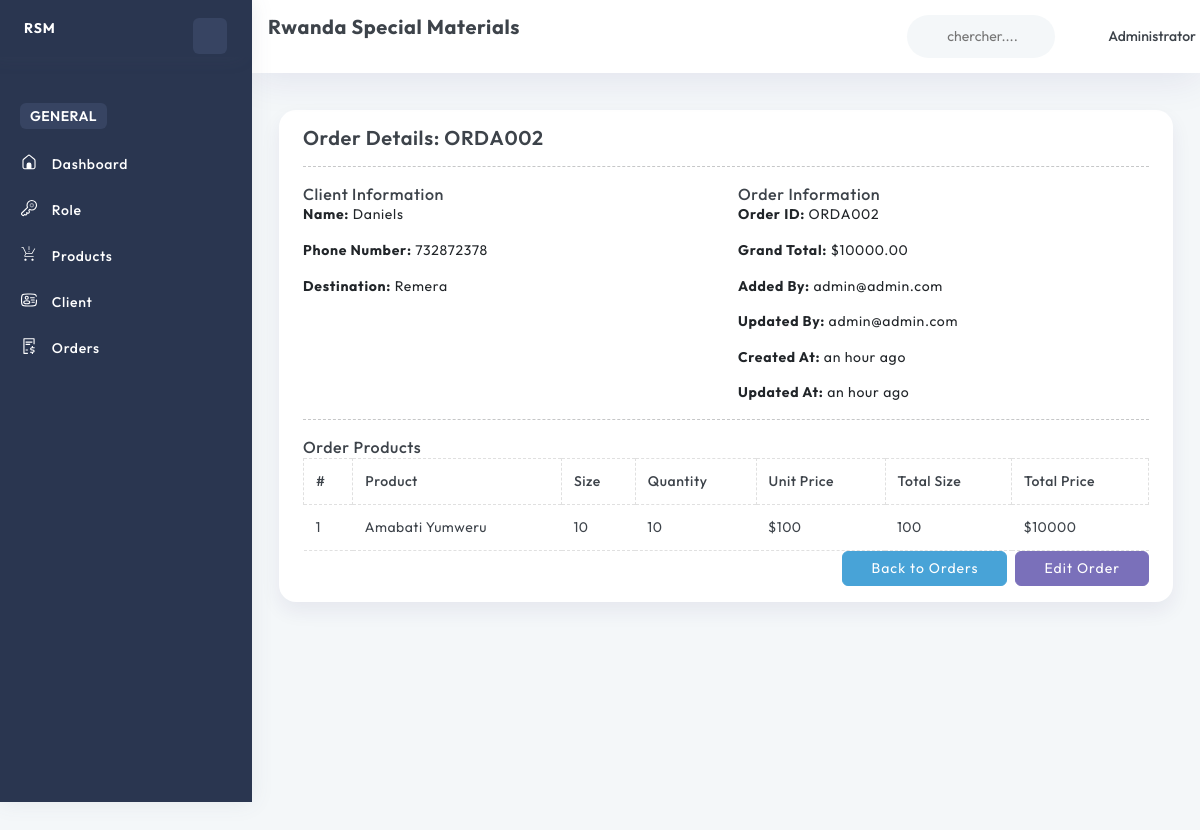
The app's page /order/ORDA002/ (signed in) with its own data.
### account/models.py (models this page shows, shortened)
class User(AbstractBaseUser, PermissionsMixin):
    email = models.EmailField(unique=True)
    name = models.CharField(max_length=255)
    phone_number = models.CharField(max_length=15, unique=True)
    image = ProcessedImageField(
        upload_to=user_image_path,
        processors=[ResizeToFill(720, 720)],
        format='JPEG',
        options={'quality': 90},
        null=True,
        blank=True,
    )
    role = models.ForeignKey(Role, on_delete=models.SET_NULL, null=True, blank=True)
    slug = models.SlugField(unique=True, max_length=255, null=True, blank=True)
    added_by = models.ForeignKey('self', on_delete=models.CASCADE, null=True, blank=True, related_name='added_users')
    is_active = models.BooleanField(default=True)
    is_staff = models.BooleanField(default=False)
    created_at = models.DateTimeField(default=timezone.now)
    updated_at = models.DateTimeField(auto_now=True)
    objects = CustomUserManager()
    USERNAME_FIELD = 'email'
    REQUIRED_FIELDS = ['name', 'phone_number']
    def __str__(self):
        return self.email

### base/models.py (models this page shows, shortened)
class Order(models.Model):
    client = models.ForeignKey(Client, on_delete=models.SET_NULL, null=True, blank=True, related_name='orders')
    orderId = models.CharField(max_length=10, unique=True, editable=False)
    destination = models.CharField(max_length=255, null=True, blank=True)
    addedBy = models.ForeignKey(User, on_delete=models.SET_NULL, null=True, blank=True, related_name='orders_added')
    updatedBy = models.ForeignKey(User, on_delete=models.SET_NULL, null=True, blank=True, related_name='orders_updated')
    created_at = models.DateTimeField(default=timezone.now, editable=False)
    updated_at = models.DateTimeField(auto_now=True)
    grand_total = models.DecimalField(max_digits=10, decimal_places=2, default=0.00)

class Client(models.Model):
    name = models.CharField(max_length=255)
    phone_number = models.CharField(max_length=15, unique=True)
    destination = models.CharField(max_length=255)
    created_at = models.DateTimeField(default=timezone.now, editable=False)
    updated_at = models.DateTimeField(auto_now=True)

class OrderProduct(models.Model):
    order = models.ForeignKey(Order, on_delete=models.CASCADE, related_name='order_products')
    product = models.ForeignKey(Product, on_delete=models.CASCADE)
    size = models.PositiveIntegerField()
    quantity = models.PositiveIntegerField()
    total_size = models.PositiveIntegerField(editable=False)
    unit_price = models.PositiveIntegerField()
    total_price = models.PositiveIntegerField(editable=False)

class Product(models.Model):
    name = models.CharField(max_length=255, unique=True)
    slug = models.SlugField(max_length=255, unique=True, blank=True)
    created_at = models.DateTimeField(default=timezone.now, editable=False)
    updated_at = models.DateTimeField(auto_now=True)

### base/views.py (the view)
# urls.py: path('order/<str:orderId>/', showOrder, name="showOrder"),
@login_required
@permission_required('base.view_order', raise_exception=True)
def showOrder(request, orderId):
    order = get_object_or_404(Order, orderId=orderId)
    order_products = order.order_products.all()
    context = {
        'order': order,
        'order_products': order_products,
    }
    return render(request, 'pages/orders/show.html', context)

### templates/pages/orders/show.html
{% extends 'layouts/app.html' %}
{% load static %}
{% load humanize %}
{% block content %}
<div class="container-fluid">
    <div class="row">
        <div class="col-12">
            <div class="card">
                <div class="card-body">
                    <h4>Order Details: {{ order.orderId }}</h4>
                    <hr>
                    <div class="row">
                        <div class="col-md-6">
                            <h5>Client Information</h5>
                            <p><strong>Name:</strong> {{ order.client.name }}</p>
                            <p><strong>Phone Number:</strong> {{ order.client.phone_number }}</p>
                            <p><strong>Destination:</strong> {{ order.destination }}</p>
                        </div>
                        <div class="col-md-6">
                            <h5>Order Information</h5>
                            <p><strong>Order ID:</strong> {{ order.orderId }}</p>
                            <p><strong>Grand Total:</strong> ${{ order.grand_total }}</p>
                            <p><strong>Added By:</strong> {{ order.addedBy }}</p>
                            <p><strong>Updated By:</strong> {{ order.updatedBy }}</p>
                            <p><strong>Created At:</strong> {{ order.created_at|naturaltime }}</p>
                            <p><strong>Updated At:</strong> {{ order.updated_at|naturaltime }}</p>
                        </div>
                    </div>
                    <hr>
                    <h5>Order Products</h5>
                    <table class="table table-bordered" id="order-products-table">
                        <thead>
                            <tr>
                                <th>#</th>
                                <th>Product</th>
                                <th>Size</th>
                                <th>Quantity</th>
                                <th>Unit Price</th>
                                <th>Total Size</th>
                                <th>Total Price</th>
                            </tr>
                        </thead>
                        <tbody>
                            {% for op in order_products %}
                            <tr>
                                <td>{{ forloop.counter }}</td>
                                <td>{{ op.product.name }}</td>
                                <td>{{ op.size }}</td>
                                <td>{{ op.quantity }}</td>
                                <td>${{ op.unit_price }}</td>
                                <td>{{ op.total_size }}</td>
                                <td>${{ op.total_price }}</td>
                            </tr>
                            {% endfor %}
                        </tbody>
                    </table>
                    <div class="d-flex justify-content-end">
                        <a href="{% url 'base:getOrders' %}" class="btn btn-secondary">Back to Orders</a>
                        <a href="{% url 'base:editOrder' order.orderId %}" class="btn btn-primary ms-2">Edit Order</a>
                    </div>
                </div>
            </div>
        </div>
    </div>
</div>
{% endblock %}

### templates/inc/header.html (shortened to what this page needs)
{% load static %}
<div class="page-header row">
    <div class="col-4 col-xl-4 page-title">
        <h4 class="f-w-700">Rwanda Special Materials</h4>
    </div>
    <div class="header-wrapper col m-0">
        <div class="row">
            <div class="nav-right col-xxl-8 col-xl-6 col-md-7 col-8 pull-right right-header p-0 ms-auto">
                <ul class="nav-menus">
                    <li>
                        <div class="form-group w-100">
                            <div class="Typeahead Typeahead--twitterUsers">
                                <div class="u-posRelative d-flex align-items-center">
                                    <svg class="search-bg svg-color">
                                        <use href="{% static 'svg/icon-sprite.svg#search' %}"></use>
                                    </svg>
                                    <input class="demo-input py-0 Typeahead-input form-control-plaintext w-100" type="text" placeholder="chercher...." name="q" title="">
                                </div>
                            </div>
                        </div>
                    </li>
                    <li class="profile-nav onhover-dropdown px-0 py-0">
                        <div class="d-flex profile-media align-items-center">
                            <div class="flex-grow-1">
                                <span>
                                    {{ request.user.name }}
                                </span>
                            </div>
                        </div>
                    </li>
                </ul>
            </div>
        </div>
    </div>
</div>

### records on screen
User: user.name "Administrator"
Order: orderId "ORDA002", client.name "Daniels", client.phone_number "732872378", destination "Remera", grand_total "10000.00", addedBy "admin@admin.com", updatedBy "admin@admin.com", created_at "an hour ago", updated_at "an hour ago"
OrderProduct: product.name "Amabati Yumweru", size "10", quantity "10", unit_price "100", total_size "100", total_price "10000"
